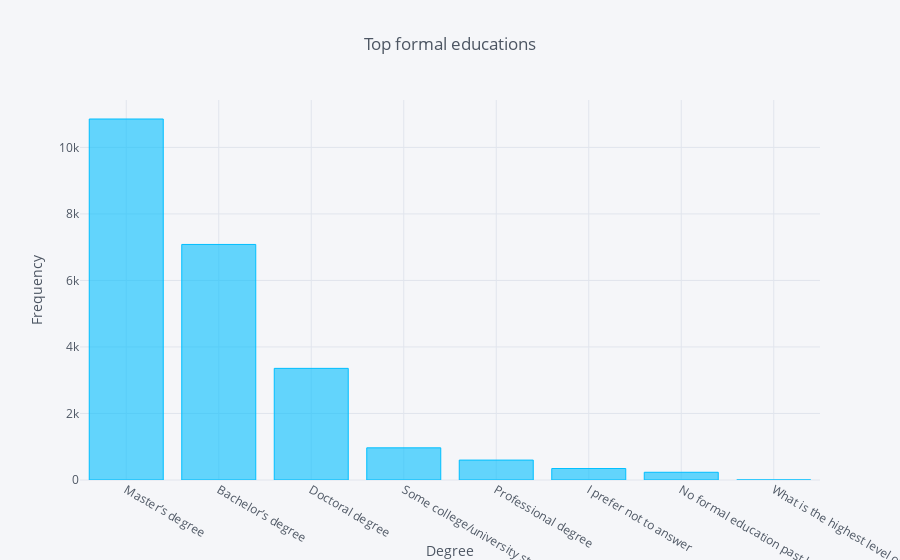

Here is the notebook cell this chart was saved with:
### Markdown cell above
### Q4). Top 5 formal educations of respondants.

### Code cell
degree = df_mcr['Q4'].value_counts().reset_index()
degree.iplot(kind='bar',x='index', y='Q4', title='Top formal educations', xTitle='Degree', 
             yTitle='Frequency', colors='deepskyblue')

### Figure 1 — Plotly figure (JSON) as saved in the notebook; plotly's stock layout.template omitted (floating-point values rounded to 4 significant figures)
{"data": [{"marker": {"color": "rgba(0, 191, 255, 0.6)", "line": {"color": "rgba(0, 191, 255, 1.0)", "width": 1}}, "name": "Q4", "orientation": "v", "text": "", "type": "bar", "uid": "3bb6b20d-1e79-484d-9306-ce8a36a3692e", "x": ["Master’s degree", "Bachelor’s degree", "Doctoral degree", "Some college/university study without earning a bachelor’s degree", "Professional degree", "I prefer not to answer", "No formal education past high school", "What is the highest level of formal education that you have attained or plan to attain within the next 2 years?"], "y": [10855, 7083, 3357, 967, 599, 345, 232, 1]}], "layout": {"legend": {"bgcolor": "#F5F6F9", "font": {"color": "#4D5663"}}, "paper_bgcolor": "#F5F6F9", "plot_bgcolor": "#F5F6F9", "title": {"font": {"color": "#4D5663"}, "text": "Top formal educations"}, "xaxis": {"gridcolor": "#E1E5ED", "showgrid": true, "tickfont": {"color": "#4D5663"}, "title": {"font": {"color": "#4D5663"}, "text": "Degree"}, "zerolinecolor": "#E1E5ED"}, "yaxis": {"gridcolor": "#E1E5ED", "showgrid": true, "tickfont": {"color": "#4D5663"}, "title": {"font": {"color": "#4D5663"}, "text": "Frequency"}, "zerolinecolor": "#E1E5ED"}}}
